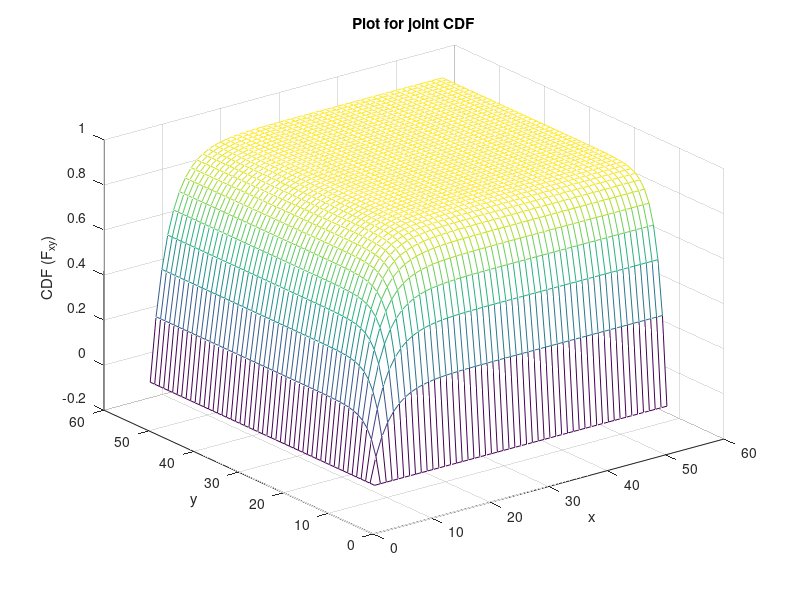
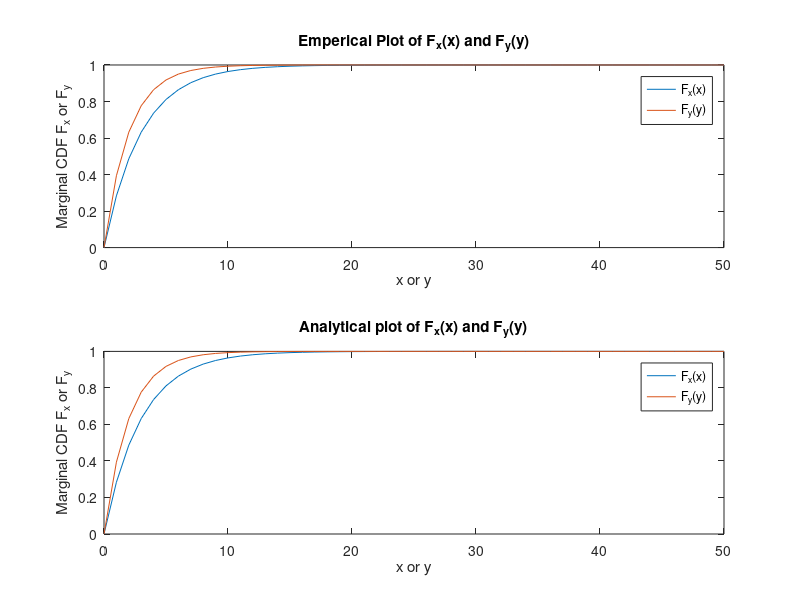
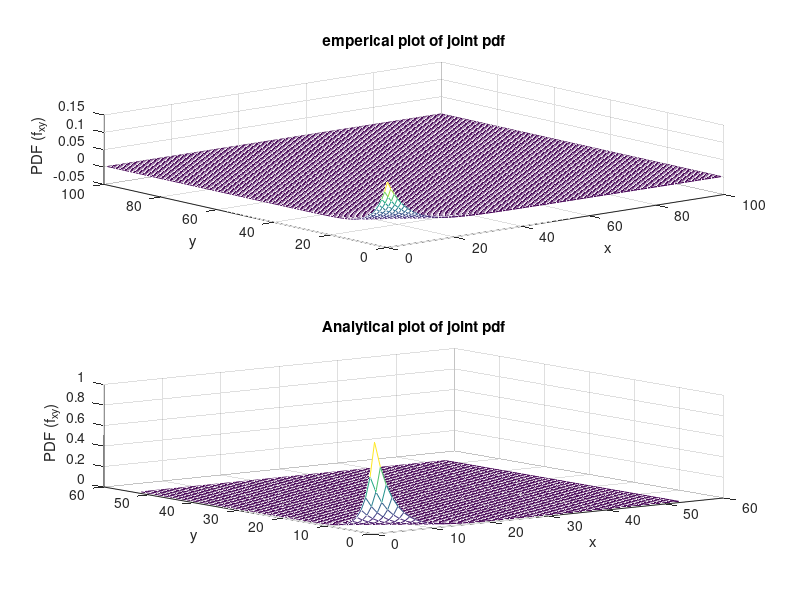
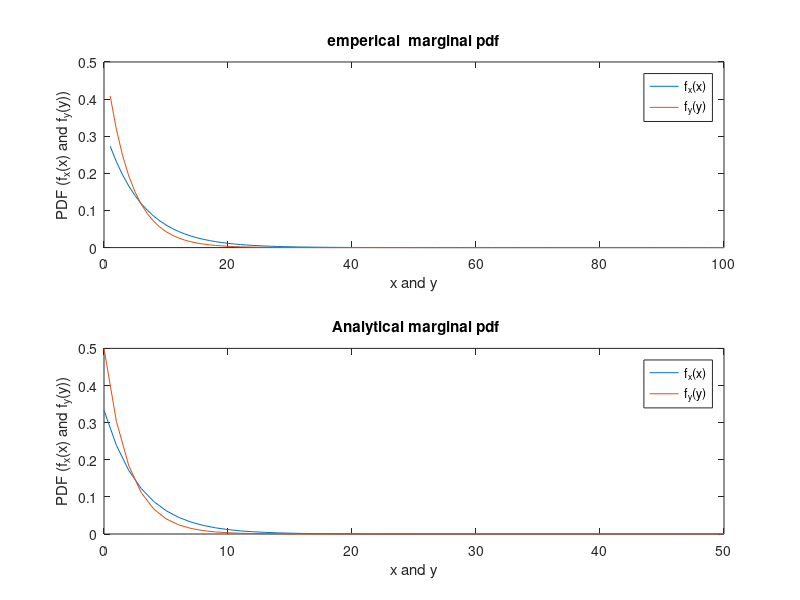

The MATLAB source for these figures, in order:
%%%%%%%%%%%%%%%%%%%%%%%%%%%%%%%%%%%%%%%%%%%%%%%%%%%%%%%%%%%%%%%%%%%%%%%%%%%
% Title: EGR223-02 Lab 7
% Filename: lab7.m
% Author: Dixit Gurung
% Date: 3/15/2020
% Instructor: Dr. Nicholas Baine
% Description: Exploring Joint CDF , PDF  and  3D plots
% note: diff and trapz functions were also explored for derivative and
% integration
%%%%%%%%%%%%%%%%%%%%%%%%%%%%%%%%%%%%%%%%%%%%%%%%%%%%%%%%%%%%%%%%%%%%%%%%%%%

close all
clear all
clc

%Question 4 %%%%%%%%%%%%%%%%%%%%%%%%%%%%%%%%%%%%%%%%%%%%%%%%%%%%%%%%%%%%%%%
[x,y] = meshgrid(0:1:50,0:1:50);
F_xy =  1 - exp(-x/3) - exp(-y/2) + exp(-((x/3)+(y/2)));

figure
mesh(F_xy);
title('Plot for joint CDF');
xlabel('x');
ylabel('y');
zlabel('CDF (F_x_y)');



%Question 5 %%%%%%%%%%%%%%%%%%%%%%%%%%%%%%%%%%%%%%%%%%%%%%%%%%%%%%%%%%%%%%%
%empericl portion
x = 0:1:50;
y = inf;
F_x =  1 - exp(-x/3) - exp(-y/2) + exp(-((x/3)+(y/2)));

figure
subplot(2,1,1);
plot(x,F_x);

% for Fy(y)
x = inf;
y = 0:1:50;
F_x =  1 - exp(-x/3) - exp(-y/2) + exp(-((x/3)+(y/2)));

hold on
plot(y,F_x);
title('Emperical Plot of F_x(x) and F_y(y)');
xlabel('x or y');
ylabel('Marginal CDF F_x or F_y');
legend('F_x(x)','F_y(y)')
hold off


%Analytical solution calculation and plots
x = 0:1:50;
F_x = 1- exp(-x/3);

subplot(2,1,2);
plot(x,F_x);
hold on

y = 0:1:50;
F_y = 1- exp(-y/2);

plot(y,F_y);
title('Analytical plot of F_x(x) and F_y(y)');
xlabel('x or y');
ylabel('Marginal CDF F_x or F_y');
legend('F_x(x)','F_y(y)')
hold off



%Question 6%%%%%%%%%%%%%%%%%%%%%%%%%%%%%%%%%%%%%%%%%%%%%%%%%%%%%%%%%%%%%%%%
%empericl portion
dx = 0.5;
dy = 0.5; 
[x,y] = meshgrid(0:dx:50,0:dy:50);
%diff function was used two times for partial derivative 
%diff(z,1,1) 1st derivative of z wrt x(1) and y(2) 
F_xy =  1 - exp(-x/3) - exp(-y/2) + exp(-((x/3)+(y/2)));
f_x = (diff(F_xy,1,1))/dx; %Partial derivative wrt x

f_xy_pdf = (diff(f_x,1,2))/dy; %Partial derivative wrt y

figure
subplot(2,1,1);
mesh(f_xy_pdf);
title('emperical plot of joint pdf');
xlabel('x');
ylabel('y');
zlabel('PDF (f_x_y)');
view(320,50)


%Analytical solution and plot
[x,y] = meshgrid(-2:1:50,-2:1:50);
fxy = (1/6) * exp(-((x/3)+(y/2)));

subplot(2,1,2);
mesh(fxy);
title('Analytical plot of joint pdf');
xlabel('x');
ylabel('y');
zlabel('PDF (f_x_y)');


%Question 7%%%%%%%%%%%%%%%%%%%%%%%%%%%%%%%%%%%%%%%%%%%%%%%%%%%%%%%%%%%%%%%%
%empericl portion
dx = 0.5;
dy = 0.5;
x = 0:dx:49.5;
y = 0:dx:49.5;
%0-49.5 because of length of x and y should be equal to dimension of f_xy_pdf

%using trapz function to inegrate 
fx_pdf = dx * trapz(f_xy_pdf,1); %choosing 2 will integrate over x

fy_pdf = dy * trapz(f_xy_pdf,2); %choosing 2 will integrate over y

figure
subplot(2,1,1);
plot(fx_pdf);
title ('emperical  marginal pdf');
xlabel('x and y');
ylabel('PDF (f_x(x) and f_y(y))');
hold on
%mesh(fy_pdf);
plot(fy_pdf);
legend('f_x(x)','f_y(y)')
hold off

%Analyticall solution and plot
x = 0:1:50;
y = 0:1:50;
fx_pdf = (1/3) * exp( (-x/3) );

subplot(2,1,2);
plot(x,fx_pdf);
title(' Analytical marginal pdf');
xlabel('x and y');
ylabel('PDF (f_x(x) and f_y(y))');
hold on

fy_pdf = (1/2) * exp( (-y/2) );
plot(y,fy_pdf);
legend('f_x(x)','f_y(y)')
hold off


